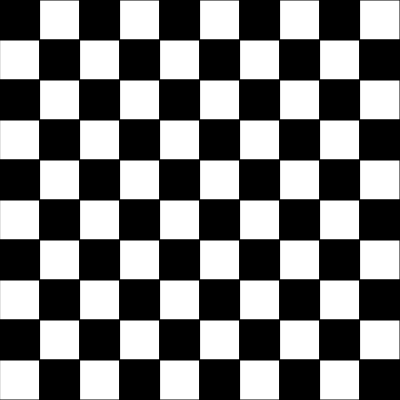
Frame 1 (no input)
Frame 2 (the mouse pressed at the canvas centre, redrawn once): identical to frame 1, image omitted

The p5.js sketch that drew this single still picture (run headless with seeded random() and noise() and a simulated clock; the mouse was pressed at the canvas centre and the sketch redrawn once):

// p5.js sketch
// ── sketch.js
// https://editor.p5js.org/jht9629-nyu/sketches/7oAt3jBey
// Checkboard remainder

let col = 10;
let row = 10;
let gridWidth = 400;
let gridHeight = 400;

function setup() {
  createCanvas(gridWidth, gridHeight);
  noLoop();
}
function draw() {
  background(255);
  let cellWidth = gridWidth / col;
  let cellHeight = gridHeight / row;
  for (let i = 0; i < col; i++) {
    for (let j = 0; j < row; j++) {
      if ((i + j) % 2 == 0) {
        fill("black");
      } else {
        fill("white");
      }
      rect(i * cellWidth, j * cellHeight, cellWidth, cellHeight);
    }
  }
}

// https://editor.p5js.org/MarvenMa/sketches/5moDK1_oC
// W4.4 MarvenMa

// https://docs.google.com/document/d/1-UJ1td5BagdOO8F5MzZbggMMcO5l5TEz/edit
